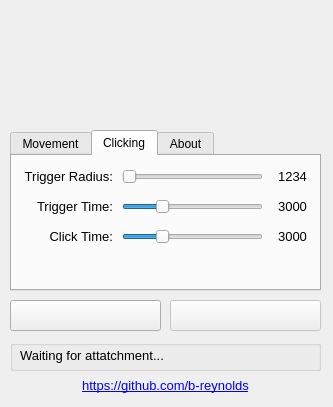
<?xml version="1.0" encoding="UTF-8"?>
<ui version="4.0">
 <class>SpatialPointer</class>
 <widget class="QWidget" name="SpatialPointer">
  <property name="geometry">
   <rect>
    <x>0</x>
    <y>0</y>
    <width>333</width>
    <height>407</height>
   </rect>
  </property>
  <property name="sizePolicy">
   <sizepolicy hsizetype="Fixed" vsizetype="Fixed">
    <horstretch>0</horstretch>
    <verstretch>0</verstretch>
   </sizepolicy>
  </property>
  <property name="minimumSize">
   <size>
    <width>312</width>
    <height>305</height>
   </size>
  </property>
  <property name="maximumSize">
   <size>
    <width>750</width>
    <height>750</height>
   </size>
  </property>
  <property name="windowTitle">
   <string>Pointy v1.3</string>
  </property>
  <property name="windowIcon">
   <iconset resource="icon.qrc">
    <normaloff>:/icon.ico</normaloff>:/icon.ico</iconset>
  </property>
  <property name="autoFillBackground">
   <bool>false</bool>
  </property>
  <widget class="QGroupBox" name="grp_status">
   <property name="geometry">
    <rect>
     <x>10</x>
     <y>340</y>
     <width>311</width>
     <height>31</height>
    </rect>
   </property>
   <property name="title">
    <string/>
   </property>
   <widget class="QLabel" name="lbl_state">
    <property name="geometry">
     <rect>
      <x>10</x>
      <y>0</y>
      <width>271</width>
      <height>31</height>
     </rect>
    </property>
    <property name="font">
     <font>
      <family>Tahoma</family>
      <pointsize>10</pointsize>
     </font>
    </property>
    <property name="text">
     <string>Waiting for attatchment...</string>
    </property>
   </widget>
  </widget>
  <widget class="QPushButton" name="btn_github">
   <property name="geometry">
    <rect>
     <x>10</x>
     <y>370</y>
     <width>311</width>
     <height>31</height>
    </rect>
   </property>
   <property name="font">
    <font>
     <family>Tahoma</family>
     <pointsize>10</pointsize>
     <underline>true</underline>
    </font>
   </property>
   <property name="cursor">
    <cursorShape>PointingHandCursor</cursorShape>
   </property>
   <property name="styleSheet">
    <string notr="true">color: rgb(0, 0, 255);</string>
   </property>
   <property name="text">
    <string>https://github.com/b-reynolds</string>
   </property>
   <property name="flat">
    <bool>true</bool>
   </property>
  </widget>
  <widget class="QTabWidget" name="tab_main">
   <property name="geometry">
    <rect>
     <x>10</x>
     <y>130</y>
     <width>311</width>
     <height>161</height>
    </rect>
   </property>
   <property name="currentIndex">
    <number>1</number>
   </property>
   <widget class="QWidget" name="tab_movement">
    <attribute name="title">
     <string>Movement</string>
    </attribute>
    <widget class="QCheckBox" name="chk_invert">
     <property name="enabled">
      <bool>true</bool>
     </property>
     <property name="geometry">
      <rect>
       <x>230</x>
       <y>100</y>
       <width>61</width>
       <height>20</height>
      </rect>
     </property>
     <property name="font">
      <font>
       <weight>50</weight>
       <bold>false</bold>
      </font>
     </property>
     <property name="layoutDirection">
      <enum>Qt::LeftToRight</enum>
     </property>
     <property name="text">
      <string>Invert</string>
     </property>
     <property name="checked">
      <bool>false</bool>
     </property>
    </widget>
    <widget class="QCheckBox" name="chk_vertical">
     <property name="geometry">
      <rect>
       <x>140</x>
       <y>100</y>
       <width>61</width>
       <height>20</height>
      </rect>
     </property>
     <property name="font">
      <font>
       <weight>50</weight>
       <bold>false</bold>
      </font>
     </property>
     <property name="layoutDirection">
      <enum>Qt::LeftToRight</enum>
     </property>
     <property name="text">
      <string>Vertical</string>
     </property>
     <property name="checked">
      <bool>true</bool>
     </property>
    </widget>
    <widget class="QLabel" name="lbl_deadzone">
     <property name="geometry">
      <rect>
       <x>10</x>
       <y>10</y>
       <width>61</width>
       <height>21</height>
      </rect>
     </property>
     <property name="font">
      <font>
       <family>Tahoma</family>
       <pointsize>10</pointsize>
       <weight>50</weight>
       <bold>false</bold>
      </font>
     </property>
     <property name="toolTip">
      <string>&lt;html&gt;&lt;head/&gt;&lt;body&gt;&lt;p&gt;The amount of controller movement required to move the mouse cursor&lt;/p&gt;&lt;/body&gt;&lt;/html&gt;</string>
     </property>
     <property name="text">
      <string>Sensitivity:</string>
     </property>
     <property name="alignment">
      <set>Qt::AlignRight|Qt::AlignTrailing|Qt::AlignVCenter</set>
     </property>
    </widget>
    <widget class="QLabel" name="lbl_speed_value">
     <property name="geometry">
      <rect>
       <x>250</x>
       <y>40</y>
       <width>51</width>
       <height>21</height>
      </rect>
     </property>
     <property name="font">
      <font>
       <family>Tahoma</family>
       <pointsize>10</pointsize>
       <weight>50</weight>
       <bold>false</bold>
      </font>
     </property>
     <property name="text">
      <string>1</string>
     </property>
     <property name="alignment">
      <set>Qt::AlignCenter</set>
     </property>
    </widget>
    <widget class="QLabel" name="lbl_deadzone_value">
     <property name="geometry">
      <rect>
       <x>250</x>
       <y>10</y>
       <width>51</width>
       <height>21</height>
      </rect>
     </property>
     <property name="font">
      <font>
       <family>Tahoma</family>
       <pointsize>10</pointsize>
       <weight>50</weight>
       <bold>false</bold>
      </font>
     </property>
     <property name="text">
      <string>2</string>
     </property>
     <property name="alignment">
      <set>Qt::AlignCenter</set>
     </property>
    </widget>
    <widget class="QSlider" name="sld_speed">
     <property name="geometry">
      <rect>
       <x>80</x>
       <y>40</y>
       <width>171</width>
       <height>22</height>
      </rect>
     </property>
     <property name="minimum">
      <number>1</number>
     </property>
     <property name="maximum">
      <number>25</number>
     </property>
     <property name="pageStep">
      <number>1</number>
     </property>
     <property name="value">
      <number>1</number>
     </property>
     <property name="orientation">
      <enum>Qt::Horizontal</enum>
     </property>
     <property name="invertedAppearance">
      <bool>false</bool>
     </property>
     <property name="invertedControls">
      <bool>false</bool>
     </property>
    </widget>
    <widget class="QSlider" name="sld_deadzone">
     <property name="geometry">
      <rect>
       <x>80</x>
       <y>10</y>
       <width>171</width>
       <height>22</height>
      </rect>
     </property>
     <property name="maximum">
      <number>50</number>
     </property>
     <property name="pageStep">
      <number>1</number>
     </property>
     <property name="value">
      <number>2</number>
     </property>
     <property name="orientation">
      <enum>Qt::Horizontal</enum>
     </property>
    </widget>
    <widget class="QLabel" name="lbl_speed">
     <property name="geometry">
      <rect>
       <x>10</x>
       <y>40</y>
       <width>61</width>
       <height>21</height>
      </rect>
     </property>
     <property name="font">
      <font>
       <family>Tahoma</family>
       <pointsize>10</pointsize>
       <weight>50</weight>
       <bold>false</bold>
      </font>
     </property>
     <property name="toolTip">
      <string>&lt;html&gt;&lt;head/&gt;&lt;body&gt;&lt;p&gt;The movement speed of the mouse cursor&lt;/p&gt;&lt;/body&gt;&lt;/html&gt;</string>
     </property>
     <property name="text">
      <string>Speed:</string>
     </property>
     <property name="alignment">
      <set>Qt::AlignRight|Qt::AlignTrailing|Qt::AlignVCenter</set>
     </property>
    </widget>
    <widget class="QLabel" name="lbl_speed_2">
     <property name="geometry">
      <rect>
       <x>0</x>
       <y>70</y>
       <width>301</width>
       <height>21</height>
      </rect>
     </property>
     <property name="font">
      <font>
       <family>Tahoma</family>
       <pointsize>10</pointsize>
       <weight>75</weight>
       <bold>true</bold>
      </font>
     </property>
     <property name="layoutDirection">
      <enum>Qt::LeftToRight</enum>
     </property>
     <property name="text">
      <string>Movement Axis</string>
     </property>
     <property name="alignment">
      <set>Qt::AlignCenter</set>
     </property>
    </widget>
    <widget class="QCheckBox" name="chk_horizontal">
     <property name="geometry">
      <rect>
       <x>30</x>
       <y>100</y>
       <width>81</width>
       <height>17</height>
      </rect>
     </property>
     <property name="font">
      <font>
       <weight>50</weight>
       <bold>false</bold>
      </font>
     </property>
     <property name="layoutDirection">
      <enum>Qt::LeftToRight</enum>
     </property>
     <property name="text">
      <string>Horizontal</string>
     </property>
     <property name="checked">
      <bool>true</bool>
     </property>
     <property name="tristate">
      <bool>false</bool>
     </property>
    </widget>
   </widget>
   <widget class="QWidget" name="tab_clicking">
    <attribute name="title">
     <string>Clicking</string>
    </attribute>
    <widget class="QLabel" name="lbl_trigger_radius">
     <property name="geometry">
      <rect>
       <x>10</x>
       <y>10</y>
       <width>91</width>
       <height>21</height>
      </rect>
     </property>
     <property name="font">
      <font>
       <family>Tahoma</family>
       <pointsize>10</pointsize>
       <weight>50</weight>
       <bold>false</bold>
      </font>
     </property>
     <property name="toolTip">
      <string>&lt;html&gt;&lt;head/&gt;&lt;body&gt;&lt;p&gt;The amount of controller movement required to move the mouse cursor&lt;/p&gt;&lt;/body&gt;&lt;/html&gt;</string>
     </property>
     <property name="text">
      <string>Trigger Radius:</string>
     </property>
     <property name="alignment">
      <set>Qt::AlignRight|Qt::AlignTrailing|Qt::AlignVCenter</set>
     </property>
    </widget>
    <widget class="QLabel" name="lbl_trigger_radius_value">
     <property name="geometry">
      <rect>
       <x>260</x>
       <y>10</y>
       <width>41</width>
       <height>21</height>
      </rect>
     </property>
     <property name="font">
      <font>
       <family>Tahoma</family>
       <pointsize>10</pointsize>
       <weight>50</weight>
       <bold>false</bold>
      </font>
     </property>
     <property name="text">
      <string>1234</string>
     </property>
     <property name="alignment">
      <set>Qt::AlignCenter</set>
     </property>
    </widget>
    <widget class="QSlider" name="sld_trigger_radius">
     <property name="geometry">
      <rect>
       <x>110</x>
       <y>10</y>
       <width>141</width>
       <height>22</height>
      </rect>
     </property>
     <property name="maximum">
      <number>1000</number>
     </property>
     <property name="pageStep">
      <number>1</number>
     </property>
     <property name="value">
      <number>2</number>
     </property>
     <property name="orientation">
      <enum>Qt::Horizontal</enum>
     </property>
    </widget>
    <widget class="QLabel" name="lbl_trigger_time">
     <property name="geometry">
      <rect>
       <x>10</x>
       <y>40</y>
       <width>91</width>
       <height>21</height>
      </rect>
     </property>
     <property name="font">
      <font>
       <family>Tahoma</family>
       <pointsize>10</pointsize>
       <weight>50</weight>
       <bold>false</bold>
      </font>
     </property>
     <property name="toolTip">
      <string>&lt;html&gt;&lt;head/&gt;&lt;body&gt;&lt;p&gt;The amount of controller movement required to move the mouse cursor&lt;/p&gt;&lt;/body&gt;&lt;/html&gt;</string>
     </property>
     <property name="text">
      <string>Trigger Time:</string>
     </property>
     <property name="alignment">
      <set>Qt::AlignRight|Qt::AlignTrailing|Qt::AlignVCenter</set>
     </property>
    </widget>
    <widget class="QSlider" name="sld_trigger_time">
     <property name="geometry">
      <rect>
       <x>110</x>
       <y>40</y>
       <width>141</width>
       <height>22</height>
      </rect>
     </property>
     <property name="minimum">
      <number>500</number>
     </property>
     <property name="maximum">
      <number>10000</number>
     </property>
     <property name="singleStep">
      <number>100</number>
     </property>
     <property name="pageStep">
      <number>1000</number>
     </property>
     <property name="value">
      <number>3000</number>
     </property>
     <property name="orientation">
      <enum>Qt::Horizontal</enum>
     </property>
    </widget>
    <widget class="QLabel" name="lbl_trigger_time_value">
     <property name="geometry">
      <rect>
       <x>260</x>
       <y>40</y>
       <width>41</width>
       <height>21</height>
      </rect>
     </property>
     <property name="font">
      <font>
       <family>Tahoma</family>
       <pointsize>10</pointsize>
       <weight>50</weight>
       <bold>false</bold>
      </font>
     </property>
     <property name="text">
      <string>3000</string>
     </property>
     <property name="alignment">
      <set>Qt::AlignCenter</set>
     </property>
    </widget>
    <widget class="QLabel" name="lbl_click_time_value">
     <property name="geometry">
      <rect>
       <x>260</x>
       <y>70</y>
       <width>41</width>
       <height>21</height>
      </rect>
     </property>
     <property name="font">
      <font>
       <family>Tahoma</family>
       <pointsize>10</pointsize>
       <weight>50</weight>
       <bold>false</bold>
      </font>
     </property>
     <property name="text">
      <string>3000</string>
     </property>
     <property name="alignment">
      <set>Qt::AlignCenter</set>
     </property>
    </widget>
    <widget class="QSlider" name="sld_click_time">
     <property name="geometry">
      <rect>
       <x>110</x>
       <y>70</y>
       <width>141</width>
       <height>22</height>
      </rect>
     </property>
     <property name="minimum">
      <number>500</number>
     </property>
     <property name="maximum">
      <number>10000</number>
     </property>
     <property name="singleStep">
      <number>100</number>
     </property>
     <property name="pageStep">
      <number>1000</number>
     </property>
     <property name="value">
      <number>3000</number>
     </property>
     <property name="orientation">
      <enum>Qt::Horizontal</enum>
     </property>
    </widget>
    <widget class="QLabel" name="lbl_click_time">
     <property name="geometry">
      <rect>
       <x>10</x>
       <y>70</y>
       <width>91</width>
       <height>21</height>
      </rect>
     </property>
     <property name="font">
      <font>
       <family>Tahoma</family>
       <pointsize>10</pointsize>
       <weight>50</weight>
       <bold>false</bold>
      </font>
     </property>
     <property name="toolTip">
      <string>&lt;html&gt;&lt;head/&gt;&lt;body&gt;&lt;p&gt;The amount of controller movement required to move the mouse cursor&lt;/p&gt;&lt;/body&gt;&lt;/html&gt;</string>
     </property>
     <property name="text">
      <string>Click Time:</string>
     </property>
     <property name="alignment">
      <set>Qt::AlignRight|Qt::AlignTrailing|Qt::AlignVCenter</set>
     </property>
    </widget>
   </widget>
   <widget class="QWidget" name="tab_about">
    <attribute name="title">
     <string>About</string>
    </attribute>
   </widget>
  </widget>
  <widget class="QLabel" name="img_banner">
   <property name="geometry">
    <rect>
     <x>90</x>
     <y>0</y>
     <width>128</width>
     <height>128</height>
    </rect>
   </property>
   <property name="sizePolicy">
    <sizepolicy hsizetype="Fixed" vsizetype="Fixed">
     <horstretch>0</horstretch>
     <verstretch>0</verstretch>
    </sizepolicy>
   </property>
   <property name="minimumSize">
    <size>
     <width>128</width>
     <height>128</height>
    </size>
   </property>
   <property name="maximumSize">
    <size>
     <width>128</width>
     <height>128</height>
    </size>
   </property>
   <property name="text">
    <string/>
   </property>
   <property name="pixmap">
    <pixmap resource="banner.qrc">:/icon.png</pixmap>
   </property>
  </widget>
  <widget class="QPushButton" name="btn_enable">
   <property name="enabled">
    <bool>true</bool>
   </property>
   <property name="geometry">
    <rect>
     <x>10</x>
     <y>300</y>
     <width>151</width>
     <height>31</height>
    </rect>
   </property>
   <property name="font">
    <font>
     <family>Tahoma</family>
     <pointsize>10</pointsize>
    </font>
   </property>
   <property name="cursor">
    <cursorShape>PointingHandCursor</cursorShape>
   </property>
   <property name="text">
    <string/>
   </property>
   <property name="icon">
    <iconset resource="icon_on.qrc">
     <normaloff>:/on.ico</normaloff>:/on.ico</iconset>
   </property>
   <property name="iconSize">
    <size>
     <width>24</width>
     <height>24</height>
    </size>
   </property>
   <property name="checkable">
    <bool>false</bool>
   </property>
  </widget>
  <widget class="QPushButton" name="btn_disable">
   <property name="enabled">
    <bool>false</bool>
   </property>
   <property name="geometry">
    <rect>
     <x>170</x>
     <y>300</y>
     <width>151</width>
     <height>31</height>
    </rect>
   </property>
   <property name="font">
    <font>
     <family>Tahoma</family>
     <pointsize>10</pointsize>
    </font>
   </property>
   <property name="cursor">
    <cursorShape>PointingHandCursor</cursorShape>
   </property>
   <property name="text">
    <string/>
   </property>
   <property name="icon">
    <iconset resource="icon_off.qrc">
     <normaloff>:/off.ico</normaloff>:/off.ico</iconset>
   </property>
   <property name="iconSize">
    <size>
     <width>24</width>
     <height>24</height>
    </size>
   </property>
  </widget>
 </widget>
 <layoutdefault spacing="6" margin="11"/>
 <resources>
  <include location="banner.qrc"/>
  <include location="icon_off.qrc"/>
  <include location="icon.qrc"/>
  <include location="icon_on.qrc"/>
 </resources>
 <connections/>
</ui>
